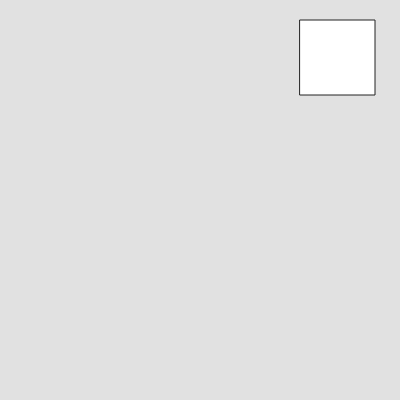
Frame 1 (no input)
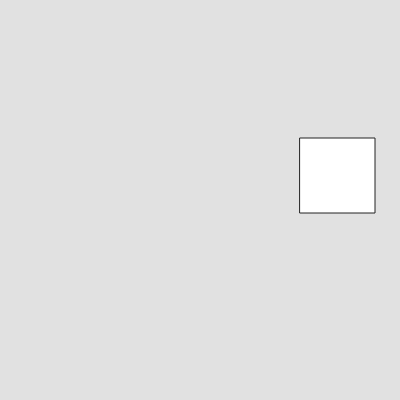
Frame 60 (no input)
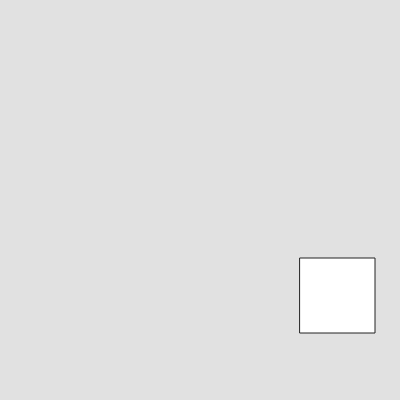
Frame 120 (the mouse pressed at the canvas centre since frame 60)

The p5.js sketch that drew these frames (run headless with seeded random() and noise() and a simulated clock; from frame 60 on, the mouse is pressed at the canvas centre):

// p5.js sketch
// ── sketch.js
/* 
Eli Typer
Lisa Jiang Driver
*/

var recX = 300;
var recY = 20;
var recStroke = 35;
var recSize = 75;
var canvBG = 225;
var speed = 2;
var alph = 125;
var recR = 255;
var recG = 255;
var recB = 255;


function setup() { 
  createCanvas(400, 400); 
}


function draw() { 
  background(canvBG);

  
  stroke(recStroke);
  fill(recR, recG, recB);
  rect(recX, recY, recSize, recSize);
  
  
  recY = recY + speed;
  if (recY > height || recY < 0 ){//if condition is true run code
    speed = speed *-1;//once it hits the top and bottom borders, it changes direction
    recR = random(255); //randomized value to change color
    recG = random(255);//randomized value to change color
    recB = random(255);//randomized value to change color
     
    }

    }
    
  
  
